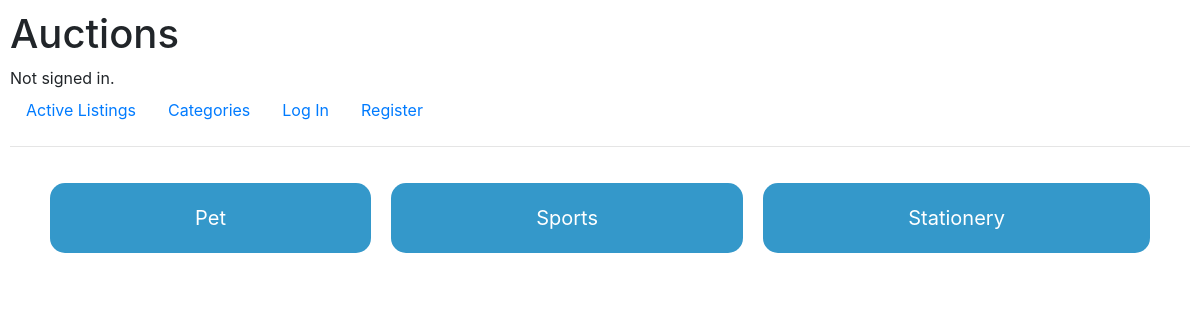
Before: /category with the older database file.
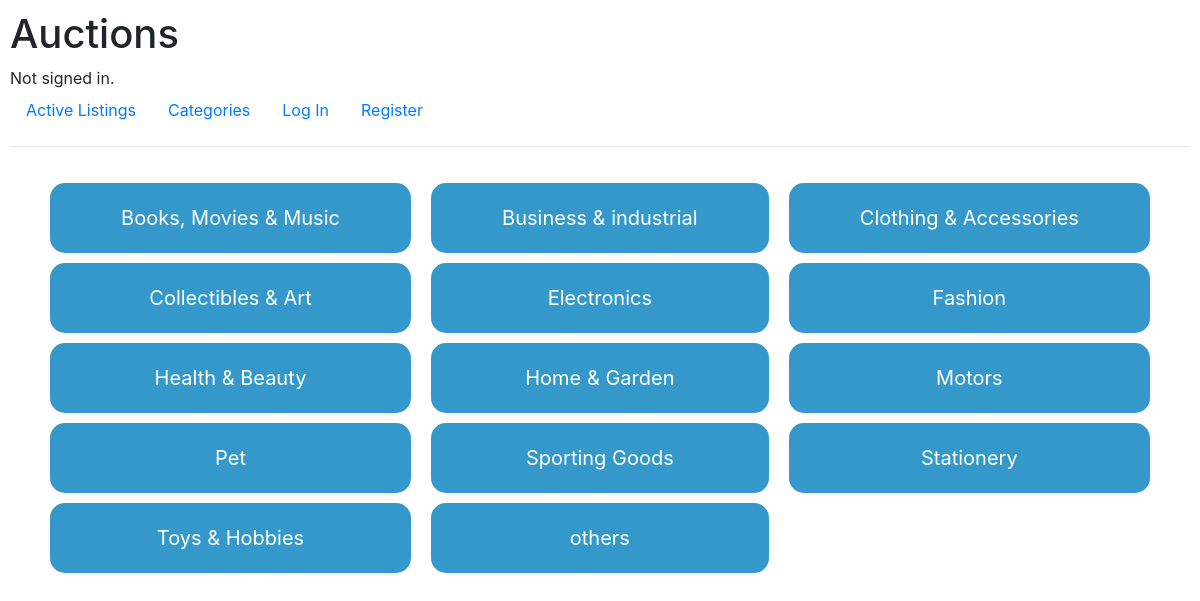
After: the same page with the newer database file.
### auctions/models.py (models this page shows)
class Category(models.Model):
    title = models.CharField(max_length=64)
    def __str__(self):
        return f"{self.title}"

### auctions/views.py (the view)
# urls.py: path("category", views.categories, name="categories"),
def categories(request):
    categories = Category.objects.all().order_by('title')
    return render(request, "auctions/categories.html", {
        "categories": categories
    })

### auctions/templates/auctions/categories.html
{% extends "auctions/layout.html" %}
{% block body %}
<div class="container">
    {% for category in categories %}
        <a href="{% url 'category' category.id %}">
            <div> {{ category }} </div>
        </a>
    {% endfor %}
</div>
{% endblock %}

### auctions/templates/auctions/layout.html (shortened to what this page needs)
{% load static %}
<!DOCTYPE html>
<html lang="en">
    <head>
        <link rel="stylesheet" href="https://stackpath.bootstrapcdn.com/bootstrap/4.4.1/css/bootstrap.min.css">
        <link href="{% static 'auctions/styles.css' %}" rel="stylesheet">
    </head>
    <body>
        <h1>Auctions</h1>
        <div>
            {% if user.is_authenticated %}
                Signed in as <strong>{{ user.username }}</strong>.
            {% else %}
                Not signed in.
            {% endif %}
        </div>
        <ul class="nav">
            <li class="nav-item">
                <a class="nav-link" href="{% url 'index' %}">Active Listings</a>
            </li>
            <li>
                <a class ="nav-link" href="{% url 'categories' %}">Categories</a>
            </li>
            {% if user.is_authenticated %}
                <li class="nav-item">
                    <a class="nav-link" href="{% url 'watchlistview' %}">Watchlist</a>
                </li>
                <li class="nav-item">
                    <a class="nav-link" href="{% url 'newlisting' %}">Create New Listing</a>
                </li>
                <li class="nav-item">
                    <a class="nav-link" href="{% url 'logout' %}">Log Out</a>
                </li>
            {% else %}
                <li class="nav-item">
                    <a class="nav-link" href="{% url 'login' %}">Log In</a>
                </li>
                <li class="nav-item">
                    <a class="nav-link" href="{% url 'register' %}">Register</a>
                </li>
            {% endif %}
        </ul>
        <hr>
        {% block body %}
        {% endblock %}
    </body>
</html>

### auctions/static/auctions/styles.css (style rules this page uses)
body { padding: 10px; }
.container { display: grid; padding: 20px; grid-column-gap: 20px; grid-row-gap: 10px; grid-template-columns: auto auto auto; }
.container > a > div { background-color: #3498ca; border-radius: 15px; color: white; font-size: 20px; padding: 20px; text-align: center; }

Changed rows visible on the page:
added Category: title "Books, Movies & Music"
added Category: title "Business & industrial"
added Category: title "Clothing & Accessories"
added Category: title "Collectibles & Art"
added Category: title "Electronics"
added Category: title "Fashion"
added Category: title "Health & Beauty"
added Category: title "Home & Garden"
added Category: title "Motors"
changed Category: title "Sports" → "Sporting Goods"
added Category: title "Toys & Hobbies"
added Category: title "others"
